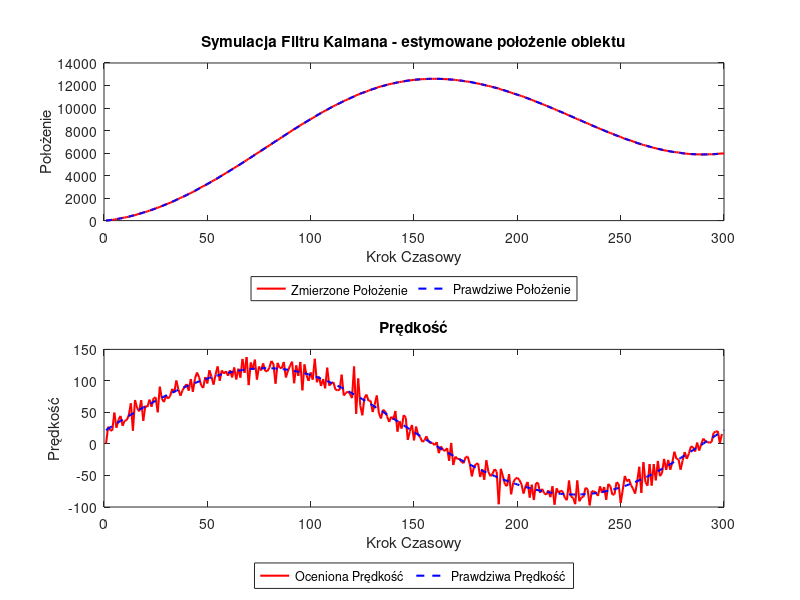

Here is the MATLAB script that generated this plot: (Note: this script raises an error after producing the figure.)
std_r = 10;                     % odchylenie pomiaru (z dokładnością do 10m)
std_u = 1;                      % odchylenie procesu (m/s)
dt = 1;                         % krok czasowy (s)
x = [0; 0];                     % Początkowa estymata stanu [pozycja; prędkość] (m, m/s)
P = eye(2);                     % Początkowa estymata kowariancji błędu
F = eye(2);                     % Macierz przejścia
H = [1 0];                      % Macierz pomiaru
Q = std_u^2 * [dt^4/4 dt^3/2; dt^3/2 dt^2]; % Macierz kowariancji szumu procesu dla stałej prędkości (m^2/s^4)
R = std_r^2;                    % Macierz kowariancji szumu pomiaru (m^2)

N = 300;                        % Liczba kroków czasowych


true_pos = zeros(1, N);          
true_velocity = zeros(1, N);    

% zmieniająca się prędkość
t = linspace(0, 2*pi, N);
true_velocity = 20 + 100*sin(t)+2*cos(3*t);   

for i = 2:N
    true_pos(i) = true_pos(i-1) + true_velocity(i-1) * dt; 
end

% Szum
measured_pos = true_pos + std_r * randn(1, N); % szum

% Inicjalizacja
filtered_pos = zeros(1, N);
x_pred = x;
P_pred = P;

% Filtracja
for k = 1:N
    % Aktualizacja 
    F = [1 dt; 0 1];    
    F(1, 2) = true_velocity(k);     
    
    % Przewidywanie
    x_pred = F * x;
    P_pred = F * P * F' + Q;
    
    % Aktualizacja
    K = P_pred * H' / (H * P_pred * H' + R);
    x = x_pred + K * (measured_pos(k) - H * x_pred);
    P = (eye(size(P)) - K * H) * P_pred;
    
    filtered_pos(k) = x(1);
end

% Pozycja(czas)
subplot(2, 1, 1);
plot(1:N, filtered_pos, '-r', 'LineWidth', 1.5);
hold on;
plot(1:N, true_pos, '--b', 'LineWidth', 1.5);
hold off;
legend('Zmierzone Położenie', 'Prawdziwe Położenie', 'Location', 'southoutside', 'Orientation', 'horizontal');
xlabel('Krok Czasowy');
ylabel('Położenie');
title('Symulacja Filtru Kalmana - estymowane położenie obiektu');

% Prędkość
estimated_velocity = diff(filtered_pos) / dt;

% Prędkość(czas)
subplot(2, 1, 2);
plot(1:N-1, estimated_velocity, '-r', 'LineWidth', 1.5);
hold on;
plot(1:N, true_velocity, '--b', 'LineWidth', 1.5);
hold off;
legend('Oceniona Prędkość', 'Prawdziwa Prędkość', 'Location', 'southoutside', 'Orientation', 'horizontal');
xlabel('Krok Czasowy');
ylabel('Prędkość');
title('Prędkość');

sgtitle('Śledzony obiekt ze zmieniającą się prędkością');
